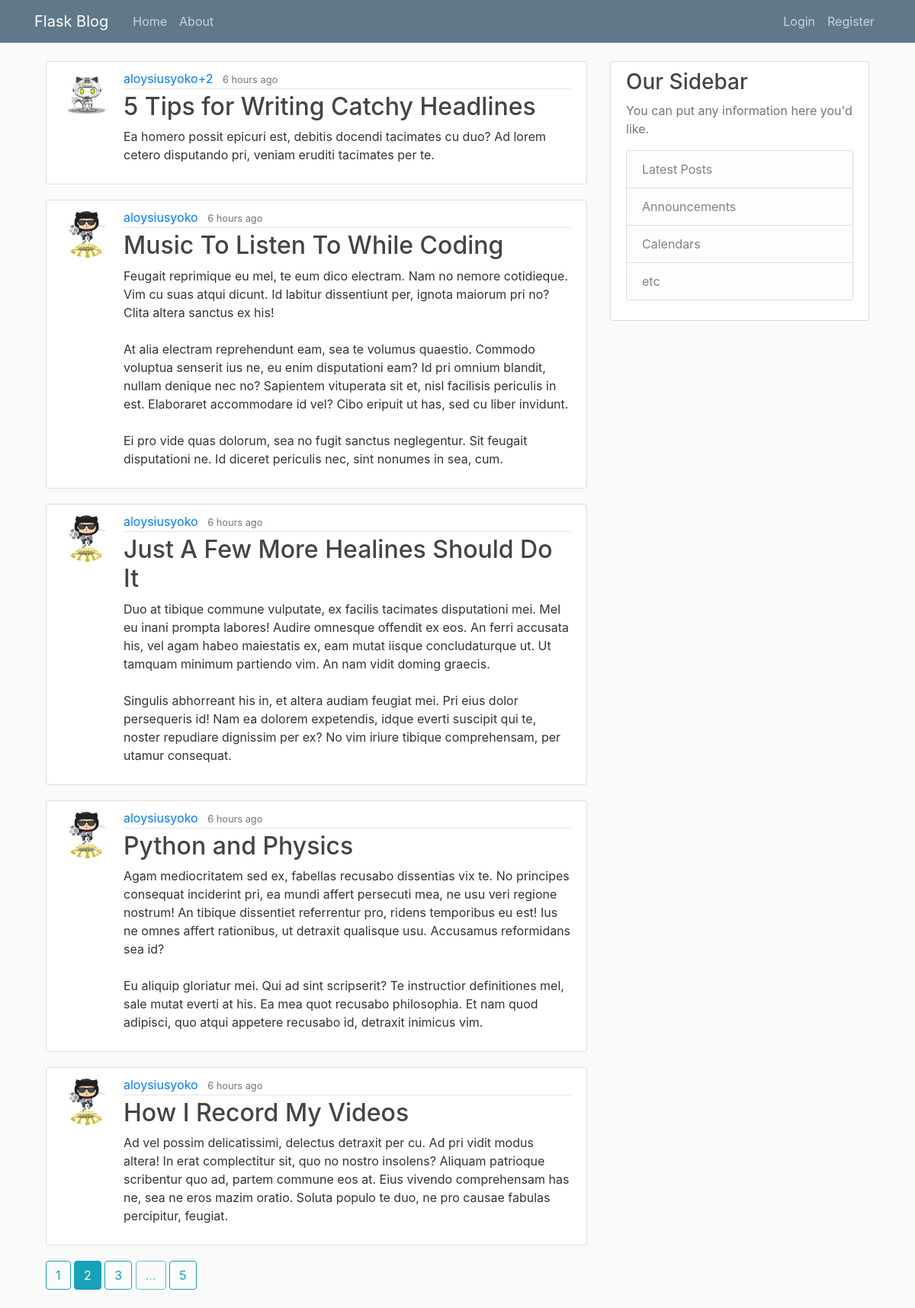
The page /home?page=2 on the database its author committed.
### flaskblog/models.py (models this page shows, shortened)
class Post(db.Model):
    id = db.Column(db.Integer, primary_key=True)
    title = db.Column(db.String(100), nullable=False)
    date_posted = db.Column(db.DateTime, default=datetime.utcnow)
    content = db.Column(db.Text, nullable=False)
    user_id = db.Column(db.Integer, db.ForeignKey('user.id'), nullable=False)

class User(db.Model, UserMixin):
    id = db.Column(db.Integer, primary_key=True)
    username = db.Column(db.String(20), unique=True, nullable=False)
    email = db.Column(db.String(120), unique=True, nullable=False)
    image_file = db.Column(db.String(20), nullable=False,
                           default='default.png')
    password = db.Column(db.String(60), nullable=False)
    posts = db.relationship('Post', backref='author', lazy=True)

### flaskblog/main/routes.py (the view)
@main.route("/")
@main.route("/home")
def home():
    page = request.args.get('page', 1, type=int)
    per_page = request.args.get('per_page', 5, type=int)
    posts = Post.query.order_by(Post.date_posted.desc()).paginate(
        page=page, per_page=per_page)
    return render_template('home.html', posts=posts)

### flaskblog/templates/home.html
{% extends "layout.html" %}
{% block content %}
  {% for post in posts.items %}
    <article class="media content-section">
      <img class="rounded-circle article-img" src="{{ url_for('static', filename='profile_pics/' + post.author.image_file) }}" alt="">
      <div class="media-body">
        <div class="article-metadata">
          <a class="mr-2" href="{{ url_for('users.user_posts', username=post.author.username) }}">{{ post.author.username }}</a>
          <small class="text-muted">{{ moment(post.date_posted).fromNow() }}</small>
        </div>
        <h2>
          <a class="article-title" href="{{ url_for('posts.post', post_id=post.id) }}">{{ post.title }}</a>
        </h2>
        <p class="article-content">{{ post.content }}</p>
      </div>
    </article>
  {% endfor %}
  {% for page_num in posts.iter_pages(left_edge=1, right_edge=1, left_current=1, right_current=2) %}
    {% if page_num %}
      {% if posts.page == page_num %}
        <a class="btn btn-info mb-4" href="{{ url_for('main.home', page=page_num) }}">{{ page_num }}</a>
       {% else %}
        <a class="btn btn-outline-info mb-4" href="{{ url_for('main.home', page=page_num) }}">{{ page_num }}</a>
       {% endif %}
    {% else %}
      <button class="btn btn-outline-info mb-4" disabled>...</button>
    {% endif %}
  {% endfor %}
{% endblock content%}

### flaskblog/static/main.css (style rules this page uses)
body { background: #fafafa; color: #333333; margin-top: 5rem; }
h1, h2, h3, h4, h5, h6 { color: #444444; }
.content-section { background: #ffffff; padding: 10px 20px; border: 1px solid #dddddd; border-radius: 3px; margin-bottom: 20px; }
.article-title { color: #444444; }
.article-content { white-space: pre-line; }
.article-img { height: 65px; width: 65px; margin-right: 16px; }
.article-metadata { padding-bottom: 1px; margin-bottom: 4px; border-bottom: 1px solid #e3e3e3; }

### rows shown on the page
Post: image_file (picture), author.username "aloysiusyoko+2", date_posted "6 hours ago", title "5 Tips for Writing Catchy Headlines", content "Ea homero possit epicuri est, debitis docendi tacimates cu duo? Ad lorem cetero disputando pri, veniam eruditi tacimates per te."
Post: image_file (picture), author.username "aloysiusyoko", date_posted "6 hours ago", title "Music To Listen To While Coding", content "Feugait reprimique eu mel, te eum dico electram. Nam no nemore cotidieque. Vim cu suas atqui dicunt. Id labitur dissentiunt per, ignota maiorum pri no? Clita altera sanctus ex his! At alia electram reprehendunt eam, sea te volumus quaestio. Commodo voluptua senserit ius ne, eu enim disputationi eam? Id pri omnium blandit, nullam denique nec no? Sapientem vituperata sit et, nisl facilisis periculis in est. Elaboraret accommodare id vel? Cibo eripuit ut has, sed cu liber invidunt. Ei pro vide quas dolorum, sea no fugit sanctus neglegentur. Sit feugait disputationi ne. Id diceret periculis nec, sint nonumes in sea, cum."
Post: image_file (picture), author.username "aloysiusyoko", date_posted "6 hours ago", title "Just A Few More Healines Should Do It", content "Duo at tibique commune vulputate, ex facilis tacimates disputationi mei. Mel eu inani prompta labores! Audire omnesque offendit ex eos. An ferri accusata his, vel agam habeo maiestatis ex, eam mutat iisque concludaturque ut. Ut tamquam minimum partiendo vim. An nam vidit doming graecis. Singulis abhorreant his in, et altera audiam feugiat mei. Pri eius dolor persequeris id! Nam ea dolorem expetendis, idque everti suscipit qui te, noster repudiare dignissim per ex? No vim iriure tibique comprehensam, per utamur consequat."
Post: image_file (picture), author.username "aloysiusyoko", date_posted "6 hours ago", title "Python and Physics", content "Agam mediocritatem sed ex, fabellas recusabo dissentias vix te. No principes consequat inciderint pri, ea mundi affert persecuti mea, ne usu veri regione nostrum! An tibique dissentiet referrentur pro, ridens temporibus eu est! Ius ne omnes affert rationibus, ut detraxit qualisque usu. Accusamus reformidans sea id? Eu aliquip gloriatur mei. Qui ad sint scripserit? Te instructior definitiones mel, sale mutat everti at his. Ea mea quot recusabo philosophia. Et nam quod adipisci, quo atqui appetere recusabo id, detraxit inimicus vim."
Post: image_file (picture), author.username "aloysiusyoko", date_posted "6 hours ago", title "How I Record My Videos", content "Ad vel possim delicatissimi, delectus detraxit per cu. Ad pri vidit modus altera! In erat complectitur sit, quo no nostro insolens? Aliquam patrioque scribentur quo ad, partem commune eos at. Eius vivendo comprehensam has ne, sea ne eros mazim oratio. Soluta populo te duo, ne pro causae fabulas percipitur, feugiat."

### other values the page prints
{{ page_num }} "1" "3" "5"
{{ page_num }} "2"
